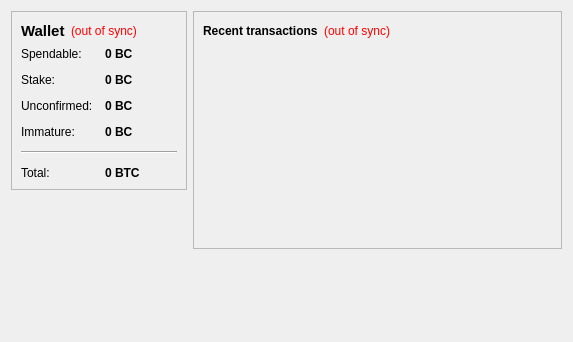
<?xml version="1.0" encoding="UTF-8"?>
<ui version="4.0">
 <class>OverviewPage</class>
 <widget class="QWidget" name="OverviewPage">
  <property name="geometry">
   <rect>
    <x>0</x>
    <y>0</y>
    <width>573</width>
    <height>342</height>
   </rect>
  </property>
  <property name="windowTitle">
   <string>Form</string>
  </property>
  <layout class="QHBoxLayout" name="horizontalLayout" stretch="0,1">
   <item>
    <layout class="QVBoxLayout" name="verticalLayout_2">
     <item>
      <widget class="QFrame" name="frame">
       <property name="frameShape">
        <enum>QFrame::StyledPanel</enum>
       </property>
       <property name="frameShadow">
        <enum>QFrame::Raised</enum>
       </property>
       <layout class="QVBoxLayout" name="verticalLayout_4">
        <item>
         <layout class="QHBoxLayout" name="horizontalLayout_4">
          <item>
           <widget class="QLabel" name="label_5">
            <property name="font">
             <font>
              <pointsize>11</pointsize>
              <weight>75</weight>
              <bold>true</bold>
             </font>
            </property>
            <property name="text">
             <string>Wallet</string>
            </property>
           </widget>
          </item>
          <item>
           <widget class="QLabel" name="labelWalletStatus">
            <property name="toolTip">
             <string>The displayed information may be out of date. Your wallet automatically synchronizes with the VeriCoin network after a connection is established, but this process has not completed yet.</string>
            </property>
            <property name="styleSheet">
             <string notr="true">QLabel { color: red; }</string>
            </property>
            <property name="text">
             <string notr="true">(out of sync)</string>
            </property>
            <property name="alignment">
             <set>Qt::AlignLeading|Qt::AlignLeft|Qt::AlignVCenter</set>
            </property>
           </widget>
          </item>
          <item>
           <spacer name="horizontalSpacer_2">
            <property name="orientation">
             <enum>Qt::Horizontal</enum>
            </property>
            <property name="sizeHint" stdset="0">
             <size>
              <width>40</width>
              <height>20</height>
             </size>
            </property>
           </spacer>
          </item>
         </layout>
        </item>
        <item>
         <layout class="QFormLayout" name="formLayout_2">
          <property name="fieldGrowthPolicy">
           <enum>QFormLayout::AllNonFixedFieldsGrow</enum>
          </property>
          <property name="horizontalSpacing">
           <number>12</number>
          </property>
          <property name="verticalSpacing">
           <number>12</number>
          </property>
          <item row="0" column="0">
           <widget class="QLabel" name="label">
            <property name="text">
             <string>Spendable:</string>
            </property>
           </widget>
          </item>
          <item row="0" column="1">
           <widget class="QLabel" name="labelBalance">
            <property name="font">
             <font>
              <weight>75</weight>
              <bold>true</bold>
             </font>
            </property>
            <property name="cursor">
             <cursorShape>IBeamCursor</cursorShape>
            </property>
            <property name="toolTip">
             <string>Your current spendable balance</string>
            </property>
            <property name="text">
             <string notr="true">0 BC</string>
            </property>
            <property name="textInteractionFlags">
             <set>Qt::LinksAccessibleByMouse|Qt::TextSelectableByKeyboard|Qt::TextSelectableByMouse</set>
            </property>
           </widget>
          </item>
          <item row="1" column="0">
           <widget class="QLabel" name="label_6">
            <property name="text">
             <string>Stake:</string>
            </property>
           </widget>
          </item>
          <item row="1" column="1">
           <widget class="QLabel" name="labelStake">
            <property name="font">
             <font>
              <weight>75</weight>
              <bold>true</bold>
             </font>
            </property>
            <property name="cursor">
             <cursorShape>IBeamCursor</cursorShape>
            </property>
            <property name="toolTip">
             <string>Total of coins that was staked, and do not yet count toward the current balance</string>
            </property>
            <property name="text">
             <string notr="true">0 BC</string>
            </property>
            <property name="textInteractionFlags">
             <set>Qt::LinksAccessibleByMouse|Qt::TextSelectableByKeyboard|Qt::TextSelectableByMouse</set>
            </property>
           </widget>
          </item>
          <item row="2" column="0">
           <widget class="QLabel" name="label_3">
            <property name="text">
             <string>Unconfirmed:</string>
            </property>
           </widget>
          </item>
          <item row="2" column="1">
           <widget class="QLabel" name="labelUnconfirmed">
            <property name="font">
             <font>
              <weight>75</weight>
              <bold>true</bold>
             </font>
            </property>
            <property name="cursor">
             <cursorShape>IBeamCursor</cursorShape>
            </property>
            <property name="toolTip">
             <string>Total of transactions that have yet to be confirmed, and do not yet count toward the current balance</string>
            </property>
            <property name="text">
             <string notr="true">0 BC</string>
            </property>
            <property name="textInteractionFlags">
             <set>Qt::LinksAccessibleByMouse|Qt::TextSelectableByKeyboard|Qt::TextSelectableByMouse</set>
            </property>
           </widget>
          </item>
          <item row="3" column="0">
           <widget class="QLabel" name="labelImmatureText">
            <property name="text">
             <string>Immature:</string>
            </property>
           </widget>
          </item>
          <item row="3" column="1">
           <widget class="QLabel" name="labelImmature">
            <property name="font">
             <font>
              <weight>75</weight>
              <bold>true</bold>
             </font>
            </property>
            <property name="toolTip">
             <string>Mined balance that has not yet matured</string>
            </property>
            <property name="text">
             <string notr="true">0 BC</string>
            </property>
            <property name="textInteractionFlags">
             <set>Qt::LinksAccessibleByMouse|Qt::TextSelectableByKeyboard|Qt::TextSelectableByMouse</set>
            </property>
           </widget>
          </item>
          <item row="4" column="0" colspan="2">
           <widget class="Line" name="line">
            <property name="orientation">
             <enum>Qt::Horizontal</enum>
            </property>
           </widget>
          </item>
          <item row="5" column="0">
           <widget class="QLabel" name="labelTotalText">
            <property name="text">
             <string>Total:</string>
            </property>
           </widget>
          </item>
          <item row="5" column="1">
           <widget class="QLabel" name="labelTotal">
            <property name="font">
             <font>
              <weight>75</weight>
              <bold>true</bold>
             </font>
            </property>
            <property name="cursor">
             <cursorShape>IBeamCursor</cursorShape>
            </property>
            <property name="toolTip">
             <string>Your current total balance</string>
            </property>
            <property name="text">
             <string notr="true">0 BTC</string>
            </property>
            <property name="textInteractionFlags">
             <set>Qt::LinksAccessibleByMouse|Qt::TextSelectableByKeyboard|Qt::TextSelectableByMouse</set>
            </property>
           </widget>
          </item>
         </layout>
        </item>
       </layout>
      </widget>
     </item>
     <item>
      <spacer name="verticalSpacer">
       <property name="orientation">
        <enum>Qt::Vertical</enum>
       </property>
       <property name="sizeHint" stdset="0">
        <size>
         <width>20</width>
         <height>40</height>
        </size>
       </property>
      </spacer>
     </item>
    </layout>
   </item>
   <item>
    <layout class="QVBoxLayout" name="verticalLayout_3">
     <item>
      <widget class="QFrame" name="frame_2">
       <property name="frameShape">
        <enum>QFrame::StyledPanel</enum>
       </property>
       <property name="frameShadow">
        <enum>QFrame::Raised</enum>
       </property>
       <layout class="QVBoxLayout" name="verticalLayout">
        <item>
         <layout class="QHBoxLayout" name="horizontalLayout_2">
          <item>
           <widget class="QLabel" name="label_4">
            <property name="text">
             <string>&lt;b&gt;Recent transactions&lt;/b&gt;</string>
            </property>
           </widget>
          </item>
          <item>
           <widget class="QLabel" name="labelTransactionsStatus">
            <property name="toolTip">
             <string>The displayed information may be out of date. Your wallet automatically synchronizes with the VeriCoin network after a connection is established, but this process has not completed yet.</string>
            </property>
            <property name="styleSheet">
             <string notr="true">QLabel { color: red; }</string>
            </property>
            <property name="text">
             <string notr="true">(out of sync)</string>
            </property>
            <property name="alignment">
             <set>Qt::AlignRight|Qt::AlignTrailing|Qt::AlignVCenter</set>
            </property>
           </widget>
          </item>
          <item>
           <spacer name="horizontalSpacer">
            <property name="orientation">
             <enum>Qt::Horizontal</enum>
            </property>
            <property name="sizeHint" stdset="0">
             <size>
              <width>40</width>
              <height>20</height>
             </size>
            </property>
           </spacer>
          </item>
         </layout>
        </item>
        <item>
         <widget class="QListView" name="listTransactions">
          <property name="styleSheet">
           <string notr="true">QListView { background: transparent; }</string>
          </property>
          <property name="frameShape">
           <enum>QFrame::NoFrame</enum>
          </property>
          <property name="verticalScrollBarPolicy">
           <enum>Qt::ScrollBarAlwaysOff</enum>
          </property>
          <property name="horizontalScrollBarPolicy">
           <enum>Qt::ScrollBarAlwaysOff</enum>
          </property>
          <property name="selectionMode">
           <enum>QAbstractItemView::NoSelection</enum>
          </property>
         </widget>
        </item>
       </layout>
      </widget>
     </item>
     <item>
      <spacer name="verticalSpacer_2">
       <property name="orientation">
        <enum>Qt::Vertical</enum>
       </property>
       <property name="sizeHint" stdset="0">
        <size>
         <width>20</width>
         <height>40</height>
        </size>
       </property>
      </spacer>
     </item>
    </layout>
   </item>
  </layout>
 </widget>
 <resources/>
 <connections/>
</ui>
